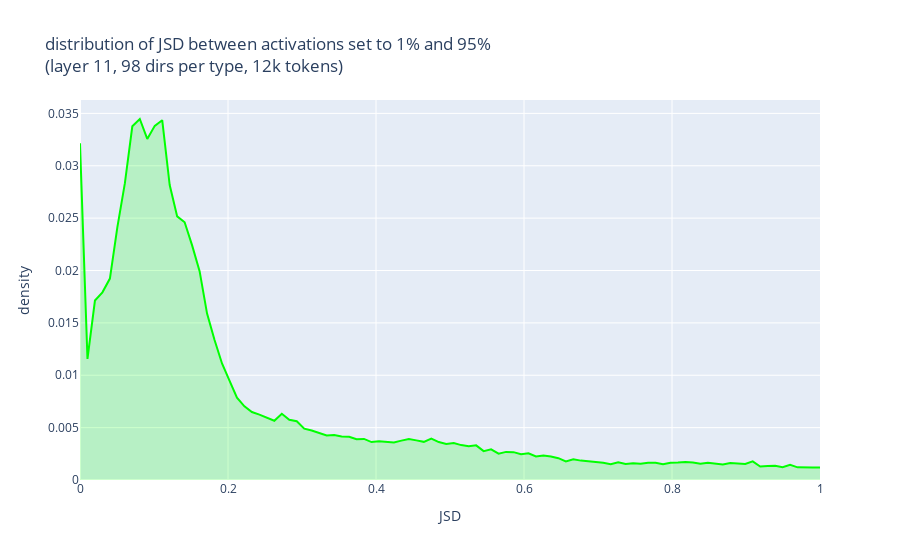

Notebook source saved alongside this figure:
### Code cell
plot_hist(hist_by_name, color_by_name, "JSD")

### Figure 1 — Plotly figure (JSON) as saved in the notebook; plotly's stock layout.template omitted (floating-point values rounded to 4 significant figures; data arrays with more than 128 entries replaced by an {"elided": "..."} marker saying what was removed)
{"data": [{"fill": "tozeroy", "fillcolor": "rgba(0, 255, 0, 0.2)", "line": {"color": "rgb(0, 255, 0)", "width": 2}, "name": "random", "type": "scatter", "x": [0, 0.0101, 0.0202, 0.0303, 0.0404, 0.05051, 0.06061, 0.07071, 0.08081, 0.09091, 0.101, 0.1111, 0.1212, 0.1313, 0.1414, 0.1515, 0.1616, 0.1717, 0.1818, 0.1919, 0.202, 0.2121, 0.2222, 0.2323, 0.2424, 0.2525, 0.2626, 0.2727, 0.2828, 0.2929, 0.303, 0.3131, 0.3232, 0.3333, 0.3434, 0.3535, 0.3636, 0.3737, 0.3838, 0.3939, 0.404, 0.4141, 0.4242, 0.4343, 0.4444, 0.4545, 0.4646, 0.4747, 0.4848, 0.4949, 0.5051, 0.5152, 0.5253, 0.5354, 0.5455, 0.5556, 0.5657, 0.5758, 0.5859, 0.596, 0.6061, 0.6162, 0.6263, 0.6364, 0.6465, 0.6566, 0.6667, 0.6768, 0.6869, 0.697, 0.7071, 0.7172, 0.7273, 0.7374, 0.7475, 0.7576, 0.7677, 0.7778, 0.7879, 0.798, 0.8081, 0.8182, 0.8283, 0.8384, 0.8485, 0.8586, 0.8687, 0.8788, 0.8889, 0.899, 0.9091, 0.9192, 0.9293, 0.9394, 0.9495, 0.9596, 0.9697, 0.9798, 0.9899, 1], "y": {"elided": "500 float values"}}], "layout": {"legend": {"title": {"text": "dirs type"}}, "title": {"text": "distribution of JSD between activations set to 1% and 95%<br>(layer 11, 98 dirs per type, 12k tokens)"}, "xaxis": {"title": {"text": "JSD"}}, "yaxis": {"title": {"text": "density"}}}}
